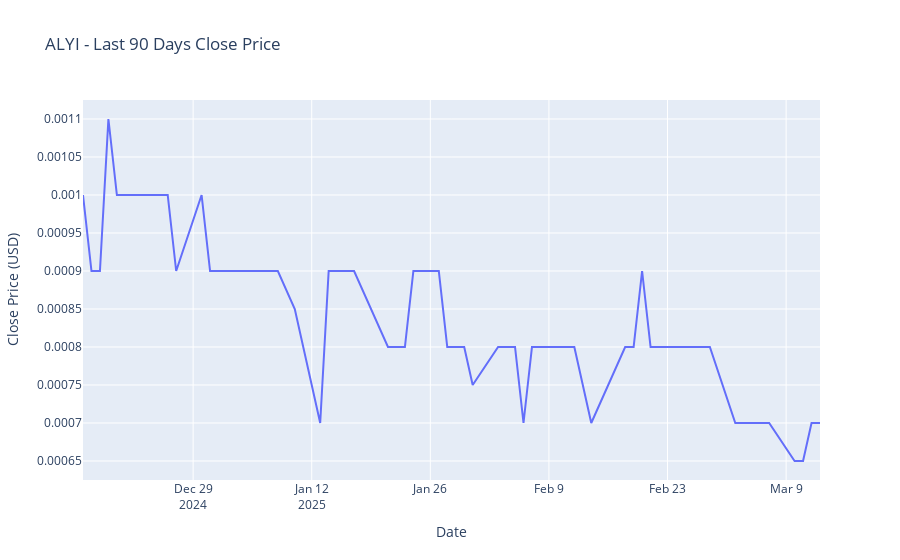
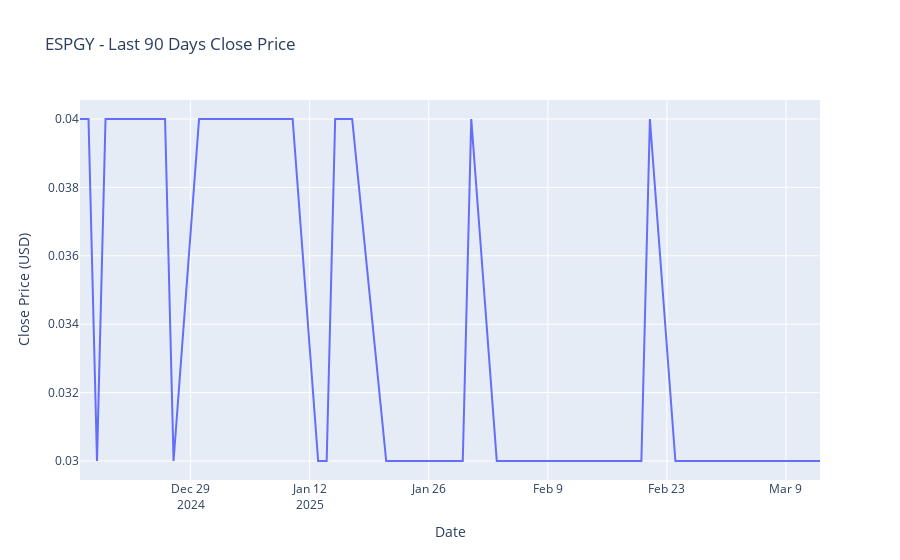

The notebook cell these images were saved under, in order:
### Code cell
# Required libraries
import yfinance as yf
import pandas as pd
import numpy as np
import plotly.express as px
from plotly.offline import init_notebook_mode
init_notebook_mode(connected=True)
%matplotlib inline

# ------------------------------
# 1. Download Data
# ------------------------------
# Download full OHLCV data (3 months, daily interval) for a couple of tickers.
tickers = ['ESPGY','ALYI']
data = yf.download(tickers=tickers, period='3mo', interval='1d')

# ------------------------------
# 2. Define Technical Indicator Function
# ------------------------------
def calculate_symbol(df):
    """
    Dummy calculation of technical indicators from a DataFrame (df) containing
    at least 'Open', 'High', 'Low', 'Close' columns.
    
    Returns a tuple with:
      index 1: last close price
      index 2: 9-day moving average (as a proxy for Ichimoku 9-day forecast)
      index 3: 26-day moving average (as a proxy for Ichimoku 26-day forecast)
      index 4: 'Choppiness' (dummy: standard deviation of close prices)
      index 5: RSI (dummy: fixed value 50)
      index 6: Archer MA Trending (dummy: True)
      index 7: EMA_13 > Kalman (dummy boolean, computed below)
      index 8: Entry Condition (True if EMA_13 > Kalman)
      index 9: Exit Condition (complement of above)
      index 10: Low > Kalman (dummy boolean)
    """
    if df.shape[0] < 30:
        raise ValueError("Not enough data for calculation.")
    
    close = df['Close']
    last_close = close.iloc[-1]
    ichimoku9 = close.rolling(window=9).mean().iloc[-1]
    ichimoku26 = close.rolling(window=26).mean().iloc[-1] if len(close) >= 26 else np.nan
    choppiness = close.std()  # Dummy: using standard deviation as a proxy
    rsi = 50  # Dummy fixed value for RSI
    archer_ma_trending = True  # Dummy value
    
    # Calculate a dummy 13-day EMA
    ema_13 = close.ewm(span=13, adjust=False).mean().iloc[-1]
    # Dummy "Kalman" value: slightly lower than the EMA
    kalman = ema_13 * 0.99
    
    # Entry condition: For example, if EMA_13 > Kalman (always True in this dummy)
    entry_condition = (ema_13 > kalman)
    exit_condition = not entry_condition
    # Dummy condition: last Low > kalman value
    low_gt_kalman = (df['Low'].iloc[-1] > kalman)
    
    return (None, last_close, ichimoku9, ichimoku26, choppiness, rsi, 
            archer_ma_trending, ema_13 > kalman, entry_condition, exit_condition, low_gt_kalman)

# ------------------------------
# 3. Define a Plotting Function
# ------------------------------
def plot(df, ticker):
    """
    Plot the last 90 days of Close prices for a given ticker using Plotly.
    """
    # Use only the tail(90) rows for plotting
    fig = px.line(df.tail(90), x=df.tail(90).index, y='Close',
                  title=f"{ticker} - Last 90 Days Close Price")
    fig.update_layout(xaxis_title="Date", yaxis_title="Close Price (USD)")
    fig.show()

# ------------------------------
# 4. Process Each Ticker and Display Results
# ------------------------------
print('\n Entry Points:')

# When multiple tickers are downloaded, data comes as a DataFrame with MultiIndex columns.
# We loop through each ticker's data.
if isinstance(data.columns, pd.MultiIndex):
    tickers_list = data.columns.levels[1]
else:
    tickers_list = tickers

for ticker in tickers_list:
    try:
        # For multi-ticker data, extract the ticker-specific DataFrame.
        if isinstance(data.columns, pd.MultiIndex):
            df_ticker = data.xs(ticker, axis=1, level=1)
        else:
            df_ticker = data
        
        # Calculate technical indicators for this ticker.
        result = calculate_symbol(df_ticker)
        
        # Check entry condition: entry_condition is at index 8, and dummy choppiness (index 4) must be <= 40.
        if result[8] == True and result[4] <= 40:
            print(f'\n\nTicker: {ticker}')
            print(' "Entry Point"  (EMA_13 > Kalman & Choppiness <= 40):', result[8])
            print(' "Exit Point"  (Opposite of above):', result[9])
            print('\n Close Price:', result[1])
            print(' Ichimoku 9-Day Forecast (9-day MA):', result[2])
            print(' Ichimoku 26-Day Forecast (26-day MA):', result[3])
            print(' Choppiness (std. dev.):', result[4])
            print(' RSI (dummy):', result[5])
            print(' Archer MA Trending (dummy):', result[6])
            print(' EMA_13 > Kalman:', result[7])
            print(' Low > Kalman:', result[10])
            # Plot the ticker's last 90 days of Close prices.
            plot(df_ticker, ticker)
        else:
            print(f"{ticker}: Conditions not met.")
    except Exception as e:
        print(f"Error processing {ticker}: {e}")

### Figure 1 — Plotly figure (JSON) as saved in the notebook; plotly's stock layout.template omitted (floating-point values rounded to 4 significant figures)
{"data": [{"hovertemplate": "x=%{x}<br>Close=%{y}<extra></extra>", "legendgroup": "", "line": {"color": "#636efa", "dash": "solid"}, "marker": {"symbol": "circle"}, "mode": "lines", "name": "", "orientation": "v", "showlegend": false, "type": "scatter", "x": ["2024-12-16T00:00:00", "2024-12-17T00:00:00", "2024-12-18T00:00:00", "2024-12-19T00:00:00", "2024-12-20T00:00:00", "2024-12-23T00:00:00", "2024-12-24T00:00:00", "2024-12-26T00:00:00", "2024-12-27T00:00:00", "2024-12-30T00:00:00", "2024-12-31T00:00:00", "2025-01-02T00:00:00", "2025-01-03T00:00:00", "2025-01-06T00:00:00", "2025-01-07T00:00:00", "2025-01-08T00:00:00", "2025-01-10T00:00:00", "2025-01-13T00:00:00", "2025-01-14T00:00:00", "2025-01-15T00:00:00", "2025-01-16T00:00:00", "2025-01-17T00:00:00", "2025-01-21T00:00:00", "2025-01-22T00:00:00", "2025-01-23T00:00:00", "2025-01-24T00:00:00", "2025-01-27T00:00:00", "2025-01-28T00:00:00", "2025-01-29T00:00:00", "2025-01-30T00:00:00", "2025-01-31T00:00:00", "2025-02-03T00:00:00", "2025-02-04T00:00:00", "2025-02-05T00:00:00", "2025-02-06T00:00:00", "2025-02-07T00:00:00", "2025-02-10T00:00:00", "2025-02-11T00:00:00", "2025-02-12T00:00:00", "2025-02-13T00:00:00", "2025-02-14T00:00:00", "2025-02-18T00:00:00", "2025-02-19T00:00:00", "2025-02-20T00:00:00", "2025-02-21T00:00:00", "2025-02-24T00:00:00", "2025-02-25T00:00:00", "2025-02-26T00:00:00", "2025-02-27T00:00:00", "2025-02-28T00:00:00", "2025-03-03T00:00:00", "2025-03-04T00:00:00", "2025-03-05T00:00:00", "2025-03-06T00:00:00", "2025-03-07T00:00:00", "2025-03-10T00:00:00", "2025-03-11T00:00:00", "2025-03-12T00:00:00", "2025-03-13T00:00:00"], "xaxis": "x", "y": [0.001, 0.0009, 0.0009, 0.0011, 0.001, 0.001, 0.001, 0.001, 0.0009, 0.001, 0.0009, 0.0009, 0.0009, 0.0009, 0.0009, 0.0009, 0.00085, 0.0007, 0.0009, 0.0009, 0.0009, 0.0009, 0.0008, 0.0008, 0.0008, 0.0009, 0.0009, 0.0008, 0.0008, 0.0008, 0.00075, 0.0008, 0.0008, 0.0008, 0.0007, 0.0008, 0.0008, 0.0008, 0.0008, 0.00075, 0.0007, 0.0008, 0.0008, 0.0009, 0.0008, 0.0008, 0.0008, 0.0008, 0.0008, 0.0008, 0.0007, 0.0007, 0.0007, 0.0007, 0.0007, 0.00065, 0.00065, 0.0007, 0.0007], "yaxis": "y"}], "layout": {"legend": {"tracegroupgap": 0}, "title": {"text": "ALYI - Last 90 Days Close Price"}, "xaxis": {"anchor": "y", "domain": [0.0, 1.0], "title": {"text": "Date"}}, "yaxis": {"anchor": "x", "domain": [0.0, 1.0], "title": {"text": "Close Price (USD)"}}}}

### Figure 2 — Plotly figure (JSON) as saved in the notebook; plotly's stock layout.template omitted (floating-point values rounded to 4 significant figures)
{"data": [{"hovertemplate": "x=%{x}<br>Close=%{y}<extra></extra>", "legendgroup": "", "line": {"color": "#636efa", "dash": "solid"}, "marker": {"symbol": "circle"}, "mode": "lines", "name": "", "orientation": "v", "showlegend": false, "type": "scatter", "x": ["2024-12-16T00:00:00", "2024-12-17T00:00:00", "2024-12-18T00:00:00", "2024-12-19T00:00:00", "2024-12-20T00:00:00", "2024-12-23T00:00:00", "2024-12-24T00:00:00", "2024-12-26T00:00:00", "2024-12-27T00:00:00", "2024-12-30T00:00:00", "2024-12-31T00:00:00", "2025-01-02T00:00:00", "2025-01-03T00:00:00", "2025-01-06T00:00:00", "2025-01-07T00:00:00", "2025-01-08T00:00:00", "2025-01-10T00:00:00", "2025-01-13T00:00:00", "2025-01-14T00:00:00", "2025-01-15T00:00:00", "2025-01-16T00:00:00", "2025-01-17T00:00:00", "2025-01-21T00:00:00", "2025-01-22T00:00:00", "2025-01-23T00:00:00", "2025-01-24T00:00:00", "2025-01-27T00:00:00", "2025-01-28T00:00:00", "2025-01-29T00:00:00", "2025-01-30T00:00:00", "2025-01-31T00:00:00", "2025-02-03T00:00:00", "2025-02-04T00:00:00", "2025-02-05T00:00:00", "2025-02-06T00:00:00", "2025-02-07T00:00:00", "2025-02-10T00:00:00", "2025-02-11T00:00:00", "2025-02-12T00:00:00", "2025-02-13T00:00:00", "2025-02-14T00:00:00", "2025-02-18T00:00:00", "2025-02-19T00:00:00", "2025-02-20T00:00:00", "2025-02-21T00:00:00", "2025-02-24T00:00:00", "2025-02-25T00:00:00", "2025-02-26T00:00:00", "2025-02-27T00:00:00", "2025-02-28T00:00:00", "2025-03-03T00:00:00", "2025-03-04T00:00:00", "2025-03-05T00:00:00", "2025-03-06T00:00:00", "2025-03-07T00:00:00", "2025-03-10T00:00:00", "2025-03-11T00:00:00", "2025-03-12T00:00:00", "2025-03-13T00:00:00"], "xaxis": "x", "y": [0.04, 0.04, 0.03, 0.04, 0.04, 0.04, 0.04, 0.04, 0.03, 0.04, 0.04, 0.04, 0.04, 0.04, 0.04, 0.04, 0.04, 0.03, 0.03, 0.04, 0.04, 0.04, 0.03, 0.03, 0.03, 0.03, 0.03, 0.03, 0.03, 0.03, 0.04, 0.03, 0.03, 0.03, 0.03, 0.03, 0.03, 0.03, 0.03, 0.03, 0.03, 0.03, 0.03, 0.03, 0.04, 0.03, 0.03, 0.03, 0.03, 0.03, 0.03, 0.03, 0.03, 0.03, 0.03, 0.03, 0.03, 0.03, 0.03], "yaxis": "y"}], "layout": {"legend": {"tracegroupgap": 0}, "title": {"text": "ESPGY - Last 90 Days Close Price"}, "xaxis": {"anchor": "y", "domain": [0.0, 1.0], "title": {"text": "Date"}}, "yaxis": {"anchor": "x", "domain": [0.0, 1.0], "title": {"text": "Close Price (USD)"}}}}
